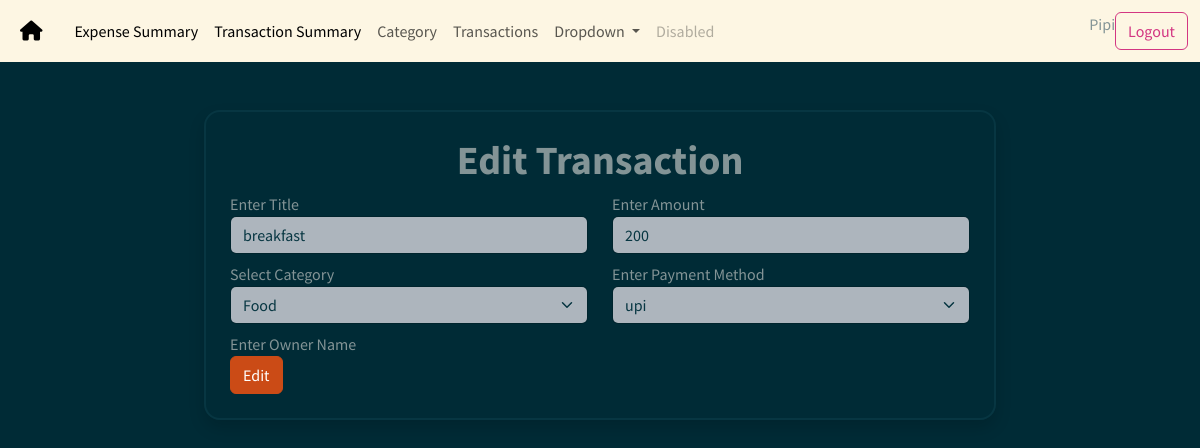
Page /transaction/3/edit/ (signed in) on the committed database.
### budget/models.py (models this page shows, shortened)
class Transactions(models.Model):
    title=models.CharField(max_length=200)
    amount=models.PositiveBigIntegerField()
    category_obj=models.ForeignKey(Category,on_delete=models.CASCADE)
    payment_options=(
        ("cash","cash"),
        ("upi","upi"),
        ("card","card"),
    )
    payment_method=models.CharField(max_length=200,choices=payment_options,default="cash")
    created_date=models.DateTimeField(auto_now_add=True)
    owner=models.ForeignKey(User,on_delete=models.CASCADE)

### budget/views.py (the view, shortened to what this page needs)
# urls.py: path('transaction/<int:pk>/edit/',views.TransactionUpdateView.as_view(),name="transaction-edit"),
@method_decorator(signin_required,name="dispatch")
class TransactionUpdateView(View):
    def get(self,request,*args,**kwargs):
        id=kwargs.get("pk")
        trans_obj=Transactions.objects.get(id=id)
        form_instance=TransactionForm(instance=trans_obj)
        return render(request,"transaction_edit.html",{"form":form_instance})

### budget/forms.py
class TransactionForm(forms.ModelForm):
    class Meta:
        model=Transactions
        fields=["title","amount","category_obj","payment_method"]
        widgets={
            "title":forms.TextInput(attrs={"class":"form-control mb-2"}),
            "amount":forms.NumberInput(attrs={"class":"form-control mb-2"}),
            "category_obj":forms.Select(attrs={"class":"form-control form-select mb-2"}),
            "payment_method":forms.Select(attrs={"Class":"form-control form-select mb-2"}),
        }

### budget/models.py (called while the page is built)
    def __str__(self) :
        return self.name

### budget/templates/transaction_edit.html (shortened to what this page needs)
{%extends 'base.html'%}
{%block main_block%}
<div class="row mt-5">
    <div class="col-2"></div>
    <div class="col-8">
    <form action=""method="post" class="border border-dark border-2 p-4 rounded rounded-4 shadow">
        <h1 align="center" class=""><b>Edit Transaction</b></h1>
        <div class="row">
            <div class="col-6">
                <label for="">Enter Title</label>
                {{form.title}}
            </div>
            <div class="col-6">
                <label for="">Enter Amount</label>
                {{form.amount}}
            </div>
        </div>
        <div class="row">
            <div class="col-6">
                <label for="">Select Category</label>
                {{form.category_obj}}
            </div>
            <div class="col-6">
                <label for="">Enter Payment Method</label>
                {{form.payment_method}}
            </div>
        </div>
        <div class="row">
            <div class="col-12">
                <label for="">Enter Owner Name</label>
            </div>
        </div>
        <button type="submit" class="btn btn-warning">Edit</button>
    </form>
</div>
<div class="col-2"></div>
</div>
{%endblock%}

### budget/templates/base.html (shortened to what this page needs)
<!DOCTYPE html>
{%load static%}
<html lang="en">
<head>
    <link rel="stylesheet" href="{%static 'css/bootstrap.min.css'%}">
    <link rel="stylesheet" href="https://cdnjs.cloudflare.com/ajax/libs/font-awesome/6.6.0/css/all.min.css" />
</head>
<body>
    <nav class="navbar navbar-expand-lg navbar-light bg-light">
        <div class="container-fluid">
          <a class="navbar-brand" href="#"><i class="fa-solid fa-house p-2"></i></a>
          <div class="collapse navbar-collapse" id="navbarSupportedContent">
            <ul class="navbar-nav me-auto mb-2 mb-lg-0">
              <li class="nav-item">
                <a class="nav-link active" aria-current="page" href="{%url 'expense-summary'%}">Expense Summary</a>
              </li>
              <li class="nav-item">
                <a class="nav-link active" aria-current="page" href="{%url 'transaction-summary'%}">Transaction Summary</a>
              </li>
              <li class="nav-item">
                <a class="nav-link" href="{%url 'category-add'%}">Category</a>
              </li>
              <li class="nav-item">
                <a class="nav-link" href="{%url 'transactions-add'%}">Transactions</a>
              </li>
              <li class="nav-item dropdown">
                <a class="nav-link dropdown-toggle" href="#" id="navbarDropdown" role="button" data-bs-toggle="dropdown" aria-expanded="false">
                  Dropdown
                </a>
              </li>
              <li class="nav-item">
                <a class="nav-link disabled" href="#" tabindex="-1" aria-disabled="true">Disabled</a>
              </li>
            </ul>
              <form class="d-flex" role="search">
              {{request.user}}
              <a href="{%url 'signout'%}" class="btn btn-outline-danger">Logout</a>
            </form>
          </div>
        </div>
      </nav>
      {%block main_block%}
      {%endblock%}
</body>
</html>

### rows in the picture
Transactions: title "breakfast", amount "200", category_obj "Food", payment_method "upi"

### other values in the picture
{{ request.user }} "Pipi"
